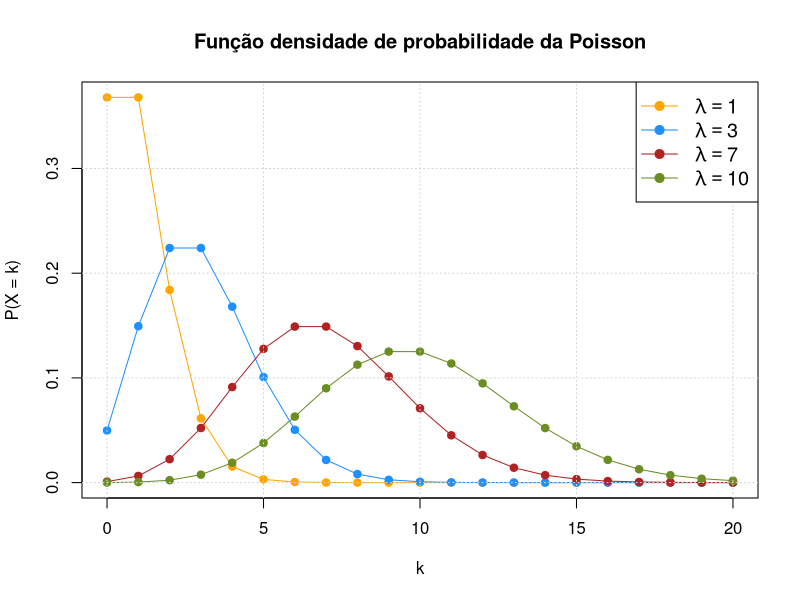
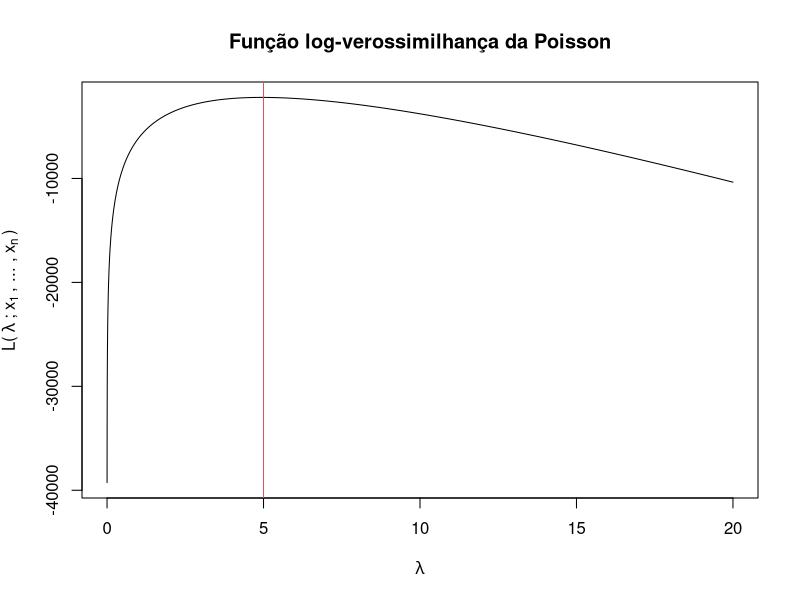
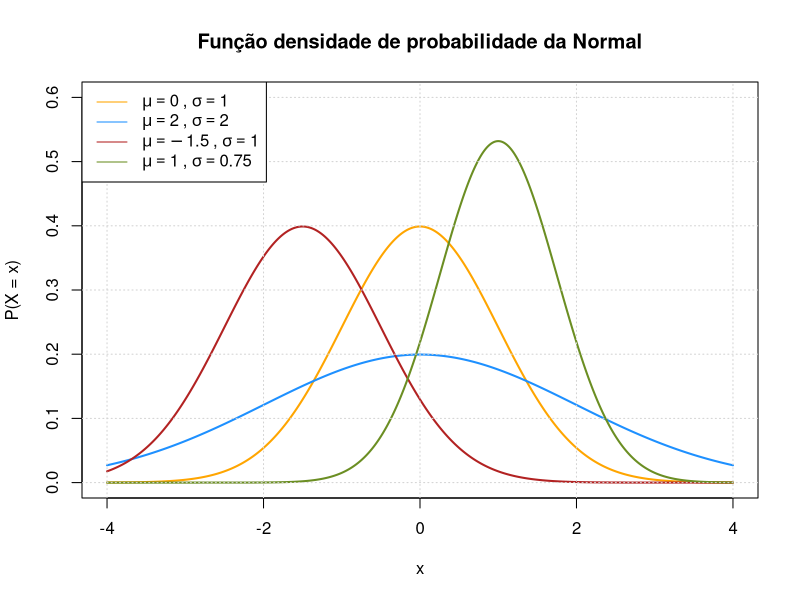
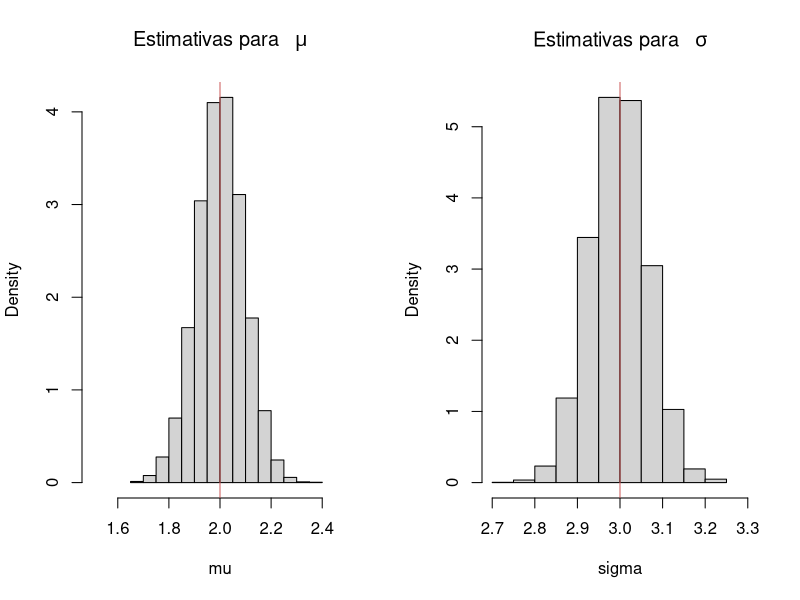
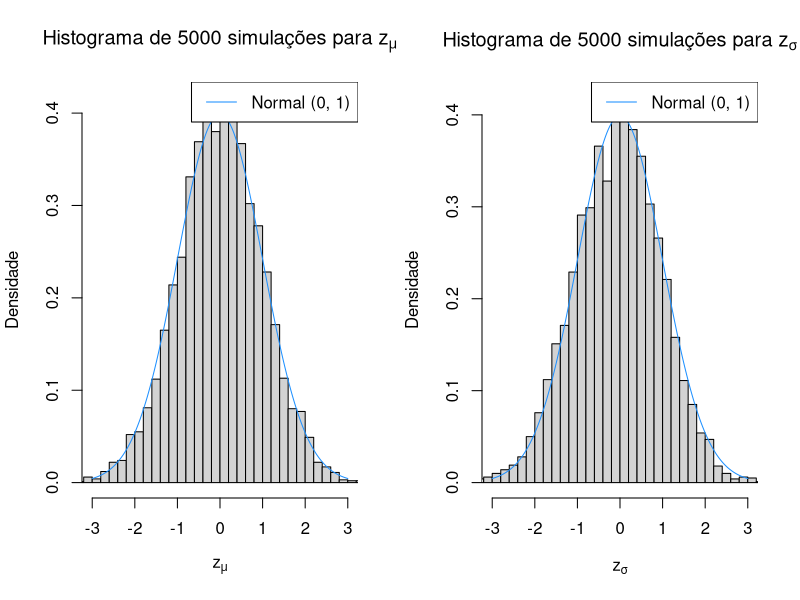

R code for these plots, in order:
## ---- chunk 1
knitr::opts_chunk$set(
  warning = FALSE,
  message = FALSE,
  fig.asp = 0.618,
  out.width = "100%",
  fig.dpi = 72,
  fig.retina = 2,
  dev = "svg",
  fig.align = "center"
  )
## ---- chunk 2
library(maxLik)
library(optimx)
# Para reproduzir os resultados
set.seed(33)
## ---- chunk 3
k <- seq(from = 0, to = 20, by = 1)
cores <- c("orange", "dodgerblue", "firebrick", "olivedrab")
plot(
  k, dpois(k, lambda = 1), type = "o", col = cores[1], pch = 19,
  xlab = "k",
  ylab = "P(X = k)",
  main = "Função densidade de probabilidade da Poisson"
  )
lines(k, dpois(k, lambda = 3), type = "o", col = cores[2], pch = 19)
lines(k, dpois(k, lambda = 7), type = "o", col = cores[3], pch = 19)
lines(k, dpois(k, lambda = 10), type = "o", col = cores[4], pch = 19)
legenda <- c(
  as.expression(bquote(lambda == 1)),
	as.expression(bquote(lambda == 3)),
	as.expression(bquote(lambda == 7)),
	as.expression(bquote(lambda == 10))
  )
grid()
legend("topright", legend = legenda, col = cores, lty = 1, pch = 19, cex = 1.2)
## ---- chunk 4
ll_pois <- function(x, theta) {
	n <- length(x)
	ll <- log(theta) * sum(x) - n * theta - sum(log(factorial(x)))
	return(-ll)
}
## ---- chunk 5
amostra <- rpois(1000, lambda = 5)
## ---- chunk 6
eixo_lambda <- seq(0, 20, .001)
plot(eixo_lambda, -ll_pois(amostra, eixo_lambda), type = "l",
	 xlab = bquote(lambda),
	 ylab = bquote("L("~lambda~";"~x[1]~", ... ,"~x[n]~")"),
	 main = "Função log-verossimilhança da Poisson")
abline(v = 5, col = "indianred")
## ---- chunk 7
fit <- optim(
  par = 1,
  fn = ll_pois,
  x = amostra,
	method = "BFGS",
  hessian = TRUE
  )

fit
## ---- chunk 8
str(fit)
## ---- chunk 9
(ep <- sqrt(1/fit$hess))
## ---- chunk 10
(ic <- c(fit$par - 1.96 * ep, fit$par + 1.96 * ep))
(est_t <- (fit$par - 5) / ep)
## ---- chunk 11
summary(fit <- optimx(par = 1, fn = ll_pois, x = amostra))
## ---- chunk 12
fit <- optimx(
  par = 1,
  fn = ll_pois,
  x = amostra,
  method = c("nlm", "BFGS", "Rcgmin", "nlminb")
  )

fit
## ---- chunk 13
ll_pois <- function(x, theta) {
	ll <- dpois(x, theta, log = TRUE)
	return(sum(ll))
}
## ---- chunk 14
summary(fit <- maxLik(ll_pois, start = 1, x = amostra))
## ---- chunk 15
grad_pois <- function(x, theta) {
  (1 / theta) * sum(x) - length(x)
  }

hess_pois <- function(x, theta) {
	-(1 / theta^2) * sum(x)
}

fit2 <- maxLik(
  ll_pois,
  grad = grad_pois,
  hess = hess_pois,
  start = 1,
  x = amostra
  )

summary(fit2)
## ---- chunk 16
x <- seq(-4, 4, .01)
plot(
  x, dnorm(x, 0, 1), type = 'l', col = cores[1],
  ylim = c(0, 0.6),
  lwd = 2,
	xlab = "x",
  ylab = "P(X = x)",
	main = "Função densidade de probabilidade da Normal"
  )
lines(x, dnorm(x, 0, 2), type = 'l', col = cores[2], lwd = 2)
lines(x, dnorm(x, -1.5, 1), type = 'l', col = cores[3], lwd = 2)
lines(x, dnorm(x, 1, 0.75), type = 'l', col = cores[4], lwd = 2)
grid()

legenda <- c(
  as.expression(bquote(mu == 0 ~","~ sigma == 1)),
	as.expression(bquote(mu == 2 ~","~ sigma == 2)),
	as.expression(bquote(mu == -1.5 ~","~ sigma == 1)),
	as.expression(bquote(mu == 1 ~","~ sigma == 0.75))
  )

legend("topleft", legend = legenda, col = cores, lty = 1)
## ---- chunk 17
ll_norm <- function(theta) {
	ll <- dnorm(x, theta[1], theta[2], log = TRUE)
	-sum(ll)
}
## ---- chunk 18
# warnings por causa dos valores negativos no log
x <- rnorm(n = 1000, mean = 2, sd = 3)
(fit <- optimx(par = c(1, 1), fn = ll_norm, method = "BFGS"))
## ---- chunk 19
fit <- optimx(
  par = c(1, 1),
  fn = ll_norm,
  method = "L-BFGS-B",
  upper = c(Inf, Inf),
  lower = c(-Inf, 0)
  )

fit
## ---- chunk 20
r <- 5000
n <- 1000

estimativas <- matrix(ncol = 4, nrow = r)

for(i in 1:r) {
	x <- rnorm(n = n, mean = 2, sd = 3)
	
	fit <- optimr(
	  par = c(1, 1),
	  fn = ll_norm,
	  method = "BFGS",
	  hessian = TRUE
	  )
	# Guarda o valor estimado do parâmetro
	estimativas[i, 1:2] <- fit$par
	estimativas[i, 3:4] <- diag(n * solve(fit$hess))
}
## ---- chunk 21
# | fig-width: 10
par(mfrow = c(1, 2))
# Consistência dos estimadores de MV
mu <- estimativas[, 1]; sigma <- estimativas[, 2]
mean(mu)
mean(sigma)

hist(mu, main = bquote("Estimativas para "~~mu), freq = FALSE, xlim = c(1.5, 2.5))
abline(v = 2, col = "indianred")
hist(sigma, main = bquote("Estimativas para "~~sigma), freq = FALSE, xlim = c(2.7, 3.3))
abline(v = 3, col = "indianred")
## ---- chunk 22
# Normalidade assintótica

# Define objetos para facilitar a compreensão
mu_hat <- estimativas[, 1]
sigma_hat <- estimativas[, 2]
var_mu_hat <- estimativas[, 3]
var_sg_hat <- estimativas[, 4]

# Centra a estimativa
mu_centrado <- mu_hat - 2 
sigma_centrado <- sigma_hat - 3
# Computa z_mu z_sigma
mu_normalizado <- sqrt(n) * mu_centrado / sqrt(var_mu_hat)
sigma_normalizado <- sqrt(n) * sigma_centrado / sqrt(var_sg_hat)
## ---- chunk 23
# Monta o gráfico para mu

# Eixo x
grid_x <- seq(-3, 3, 0.01)

hist(
  mu_normalizado,
  main = bquote("Histograma de 5000 simulações para z"[mu]),
  freq = FALSE,
  xlim = c(-3, 3),
  breaks = "fd",
  xlab = bquote("z"[mu]),
  ylab = "Densidade"
  )
lines(grid_x, dnorm(grid_x, mean = 0, sd = 1), col = "dodgerblue")
legend("topright", lty = 1, col = "dodgerblue", legend = "Normal (0, 1)")
## ---- chunk 24
# Monta o gráfico para sigma2
hist(
  sigma_normalizado,
  main = bquote("Histograma de 5000 simulações para z"[sigma]),
  freq = FALSE,
  xlim =c(-3, 3),
  breaks = "fd",
  xlab = bquote("z"[sigma]),
  ylab = "Densidade"
  )
lines(grid_x, dnorm(grid_x, mean = 0, sd = 1), col = "dodgerblue")
legend("topright", lty = 1, col = "dodgerblue", legend = "Normal (0, 1)")
## ---- chunk 25
# sensível a escolha de valores inicias
x <- rnorm(n = 1000, mean = 15, sd = 4)
fit <- optim(
  par = c(1, 1),
  fn = ll_norm,
  method = "BFGS",
  hessian = TRUE
  )

fit
## ---- chunk 26
(chute_inicial <- c(mean(x), sqrt(var(x))))
(est <- optimx(par = chute_inicial, fn = ll_norm))
## ---- chunk 27
# Usando outros métodos numéricos
optimx(
  par = c(1, 1),
  fn = ll_norm,
  method = c("BFGS", "Nelder-Mead", "CG", "nlminb", "bobyqa")
  )
